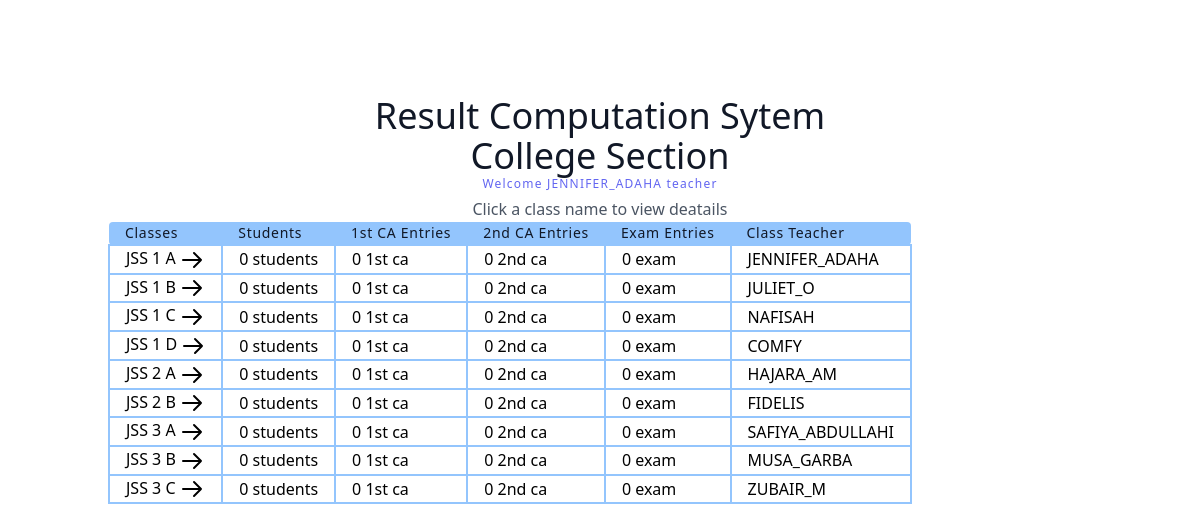
Page /classList/ (signed in) on the committed database.
### users/models.py (models this page shows, shortened)
class User(AbstractUser):
    class Role(models.TextChoices):
        ADMIN = 'admin'
        TEACHER = 'teacher'
        STUDENT = 'student'
    base_role = Role.TEACHER
    role = models.CharField(max_length=10, choices= Role.choices , null=True, blank=True)
    section = models.ForeignKey('result.section', on_delete=models.SET_NULL, null=True , blank=True)
    class Meta:
        db_table = 'auth_user'
    def __str__(self):
        return self.username

### result/models.py (models this page shows, shortened)
class section(models.Model):
    sectionName = models.CharField(max_length=100 , unique=True)
    def __str__(self):
        return self.sectionName

class classArmTeacher(models.Model):
    className = models.ForeignKey(all_class, on_delete=models.CASCADE, null=True)
    classArm = models.ForeignKey(classArm, related_name='classArm', on_delete=models.CASCADE, null=True)
    classTeacher = models.ForeignKey(User, on_delete=models.SET_NULL, null=True)
    date = models.DateTimeField(auto_now_add=True)
    class Meta:
        ordering = ['className']

class all_class(models.Model):
    className = models.CharField(max_length=100 , unique=True)
    section = models.ForeignKey(section, on_delete=models.CASCADE, null=True)
    complete = models.BooleanField(default=False)
    date = models.DateTimeField(auto_now_add=True)
    def __str__(self):
        return self.className
    class Meta:
        ordering = ['className']

class classArm(models.Model):
    armName = models.CharField(max_length=100 , unique=True)
    def __str__(self):
        return self.armName
    class Meta:
        ordering = ['armName']

### result/views.py (the view)
# urls.py: path('classList/', classList.as_view(), name='classList'),
class classList(ListView):
    model = classArmTeacher
    template_name = 'result/classList.html'
    def get_context_data(self, **kwargs):
        context = super(classList, self).get_context_data(**kwargs)
        if self.request.user.is_staff:
            context['all_class'] = classArmTeacher.objects.all()
        else:
            context['teacherSubject'] = allsubject.objects.filter(subjectTeacher=self.request.user)
            context['all_class'] = classArmTeacher.objects.filter(id__in=context['teacherSubject'].values_list('className', flat=True))
        return context

### result/templates/result/classList.html (shortened to what this page needs)
<script src="https://cdn.tailwindcss.com"></script>
<link rel="stylesheet" href="https://cdn.tailgrids.com/tailgrids-fallback.css" />
<section class="text-gray-600 body-font">
   <div class="container px-5 py-24 mx-auto">
     <div class="flex flex-col text-center w-full">
       <h1 class="sm:text-4xl text-3xl font-medium title-font text-gray-900">Result Computation Sytem</h1>
       <h1 class="sm:text-4xl text-3xl font-medium title-font text-gray-900">{{ user.section }} Section</h1>
       <h2 class="text-xs text-indigo-500 tracking-widest font-medium title-font mb-1">Welcome {{user.username}} {{user.role}}</h2>
       <p class=" mx-auto leading-relaxed text-base">Click a class name to view deatails</p>
     </div>
     <div class="w-full mx-auto">
       <table class="table-auto w-auto text-left whitespace-no-wrap">
         <thead>
           <tr>
             <th class="px-4 title-font tracking-wider font-medium text-gray-900 text-sm bg-blue-300 rounded-tl rounded-bl">Classes</th>
             <th class="px-4 title-font tracking-wider font-medium text-gray-900 text-sm bg-blue-300">Students</th>
             <th class="px-4 title-font tracking-wider font-medium text-gray-900 text-sm bg-blue-300">1st CA Entries</th>
             <th class="px-4 title-font tracking-wider font-medium text-gray-900 text-sm bg-blue-300">2nd CA Entries</th>
               <th class="px-4 title-font tracking-wider font-medium text-gray-900 text-sm bg-blue-300">Exam Entries</th>
             <th class="px-4 title-font tracking-wider font-medium text-gray-900 text-sm bg-blue-300 rounded-tr rounded-br">Class Teacher</th>
           </tr>
         </thead>
         <tbody>
            {% for class in all_class %}
           <tr>
             <td class="hover:bg-green-300 px-4 border-2 border-blue-300">
               <a href="{% url 'result:classDetails' class.id %}">
                {{ class.className }} {{ class.classArm }}
                <svg xmlns="http://www.w3.org/2000/svg" class="h-6 w-6 inline-block" fill="none" viewBox="0 0 24 24" stroke="currentColor">
              </a>
            </td>
             <td class="px-4 border-2 border-blue-300">0 students</td>
             <td class="px-4 border-2 border-blue-300">0 1st ca</td>
             <td class="px-4 border-2 border-blue-300">0 2nd ca</td>
             <td class="px-4 border-2 border-blue-300">0 exam</td>
             <td class="px-4 border-2 border-blue-300"> {{ class.classTeacher }} </td>
           </tr>
           {% empty %}
             <h1 class="text-gray-900">No Results</h1>
             {% endfor %}
         </tbody>
       </table>
     </div>
   </div>
 </section>

### rows in the picture
classArmTeacher: className "JSS 1", classArm "A", classTeacher "JENNIFER_ADAHA"
classArmTeacher: className "JSS 1", classArm "B", classTeacher "JULIET_O"
classArmTeacher: className "JSS 1", classArm "C", classTeacher "NAFISAH"
classArmTeacher: className "JSS 1", classArm "D", classTeacher "COMFY"
classArmTeacher: className "JSS 2", classArm "A", classTeacher "HAJARA_AM"
classArmTeacher: className "JSS 2", classArm "B", classTeacher "FIDELIS"
classArmTeacher: className "JSS 3", classArm "A", classTeacher "SAFIYA_ABDULLAHI"
classArmTeacher: className "JSS 3", classArm "B", classTeacher "MUSA_GARBA"
classArmTeacher: className "JSS 3", classArm "C", classTeacher "ZUBAIR_M"

### other values in the picture
{{ user.section }} "College"
{{ user.username }} "JENNIFER_ADAHA"
{{ user.role }} "teacher"
